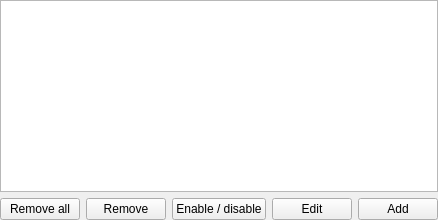
<?xml version="1.0" encoding="UTF-8"?>
<ui version="4.0">
 <class>FormConditions</class>
 <widget class="QWidget" name="FormConditions">
  <property name="sizePolicy">
   <sizepolicy hsizetype="Expanding" vsizetype="Expanding">
    <horstretch>0</horstretch>
    <verstretch>0</verstretch>
   </sizepolicy>
  </property>
  <layout class="QGridLayout" name="gridLayout">
   <property name="leftMargin">
    <number>0</number>
   </property>
   <property name="topMargin">
    <number>0</number>
   </property>
   <property name="rightMargin">
    <number>0</number>
   </property>
   <property name="bottomMargin">
    <number>0</number>
   </property>
   <item row="0" column="0" colspan="5">
    <widget class="QListWidget" name="listConditions">
     <property name="sizePolicy">
      <sizepolicy hsizetype="Expanding" vsizetype="Expanding">
       <horstretch>0</horstretch>
       <verstretch>0</verstretch>
      </sizepolicy>
     </property>
     <property name="minimumSize">
      <size>
       <width>0</width>
       <height>20</height>
      </size>
     </property>
     <property name="font">
      <font>
       <family>Monospace</family>
      </font>
     </property>
     <property name="contextMenuPolicy">
      <enum>Qt::CustomContextMenu</enum>
     </property>
     <property name="toolTip">
      <string>After a search, each condition shows the percentage of seeds it rejected, with the rejected and checked counts. The number in brackets is the condition ID, not its row number. Dependent rows are checked only after their parent passes.</string>
     </property>
     <property name="dragDropMode">
      <enum>QAbstractItemView::InternalMove</enum>
     </property>
     <property name="selectionMode">
      <enum>QAbstractItemView::ExtendedSelection</enum>
     </property>
     <property name="movement">
      <enum>QListView::Snap</enum>
     </property>
    </widget>
   </item>
   <item row="1" column="0" colspan="5">
    <layout class="QHBoxLayout" name="layoutButtons">
     <item>
      <widget class="QPushButton" name="buttonRemoveAll">
       <property name="text">
        <string>Remove all</string>
       </property>
      </widget>
     </item>
     <item>
      <widget class="QPushButton" name="buttonRemove">
       <property name="text">
        <string>Remove</string>
       </property>
      </widget>
     </item>
     <item>
     <widget class="QPushButton" name="buttonDisable">
       <property name="text">
        <string>Enable / disable</string>
       </property>
       <property name="toolTip">
        <string>Toggle whether the selected condition(s) participate in the search. Disabled conditions are shown with # symbols.</string>
       </property>
      </widget>
     </item>
     <item>
      <widget class="QPushButton" name="buttonEdit">
       <property name="text">
        <string>Edit</string>
       </property>
      </widget>
     </item>
     <item>
      <widget class="QPushButton" name="buttonAddFilter">
       <property name="text">
        <string>Add</string>
       </property>
      </widget>
     </item>
    </layout>
   </item>
  </layout>
 </widget>
 <resources/>
 <connections/>
</ui>
